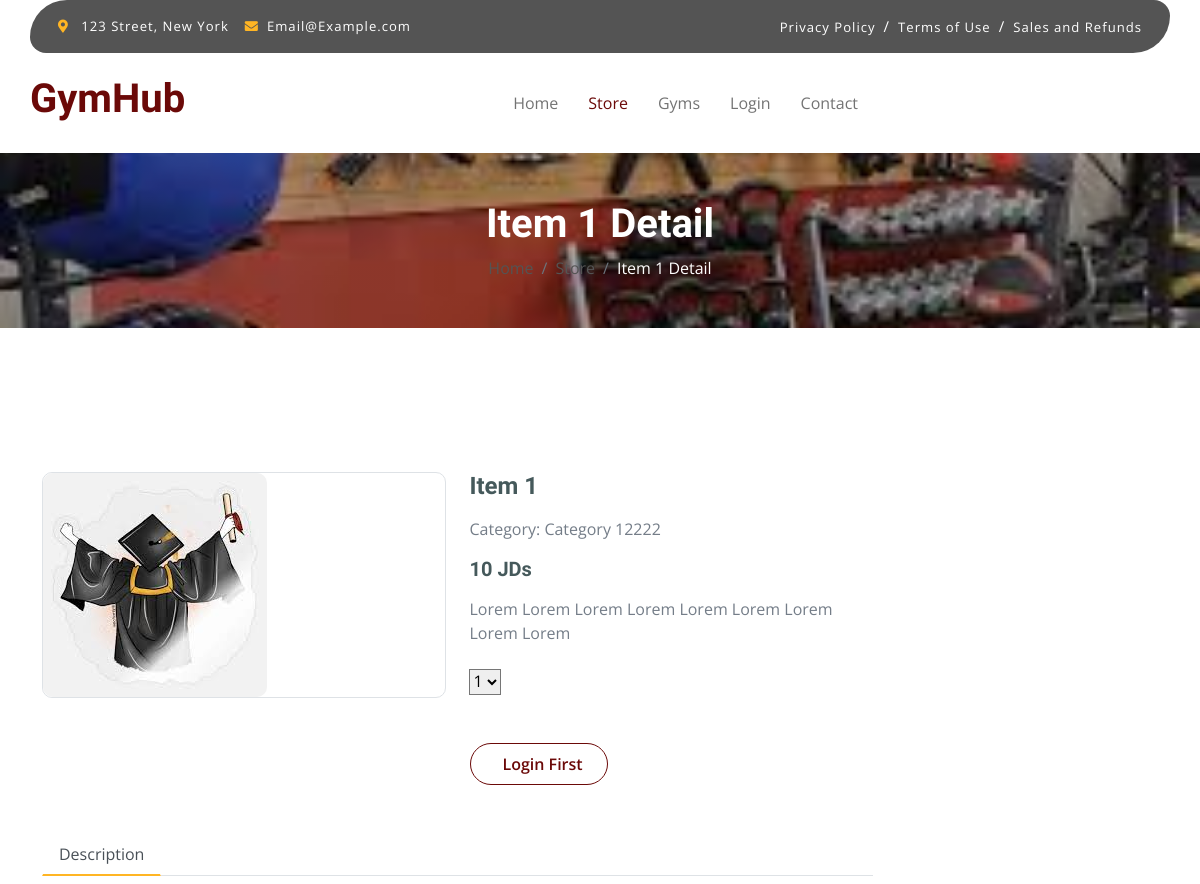
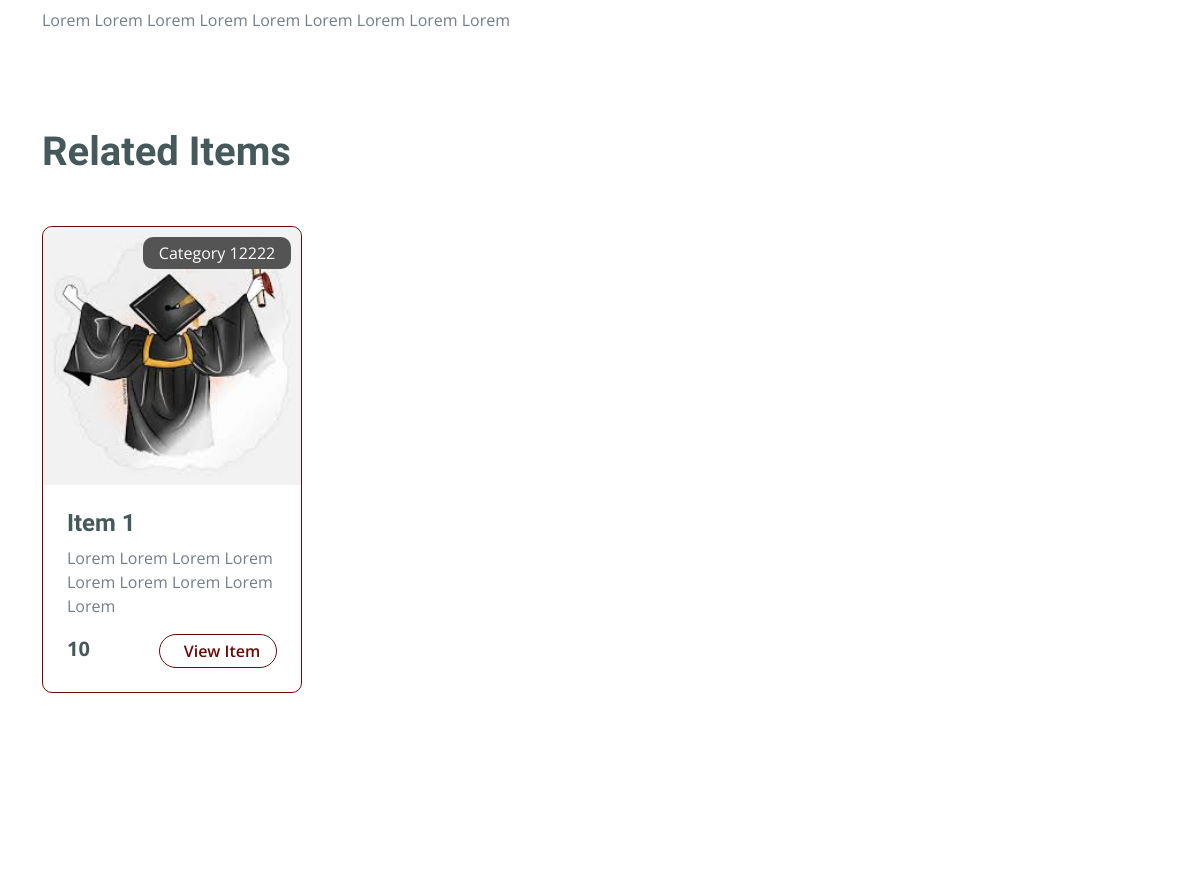
Page /Site/Item.php?item_id=1 (upper part) on the earlier database version (2 pictures, top to bottom).
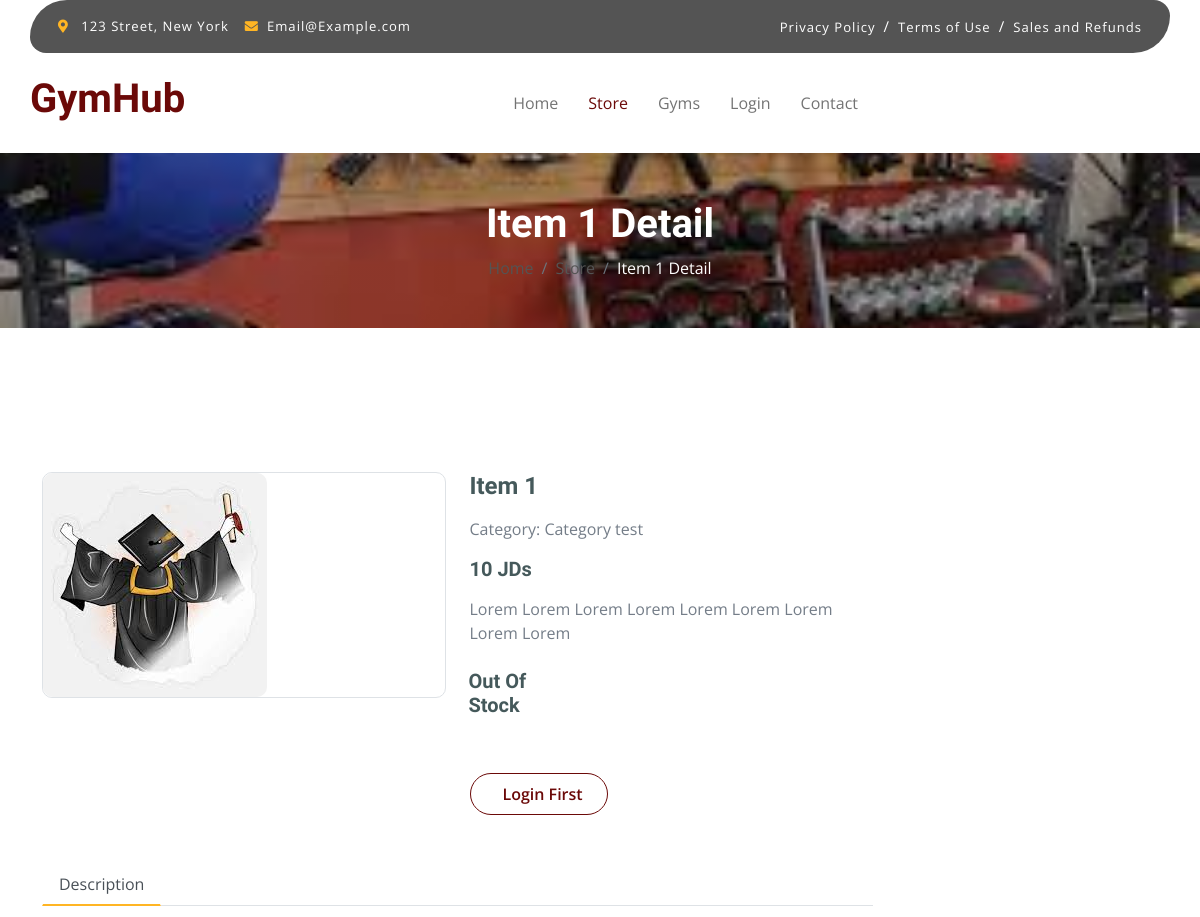
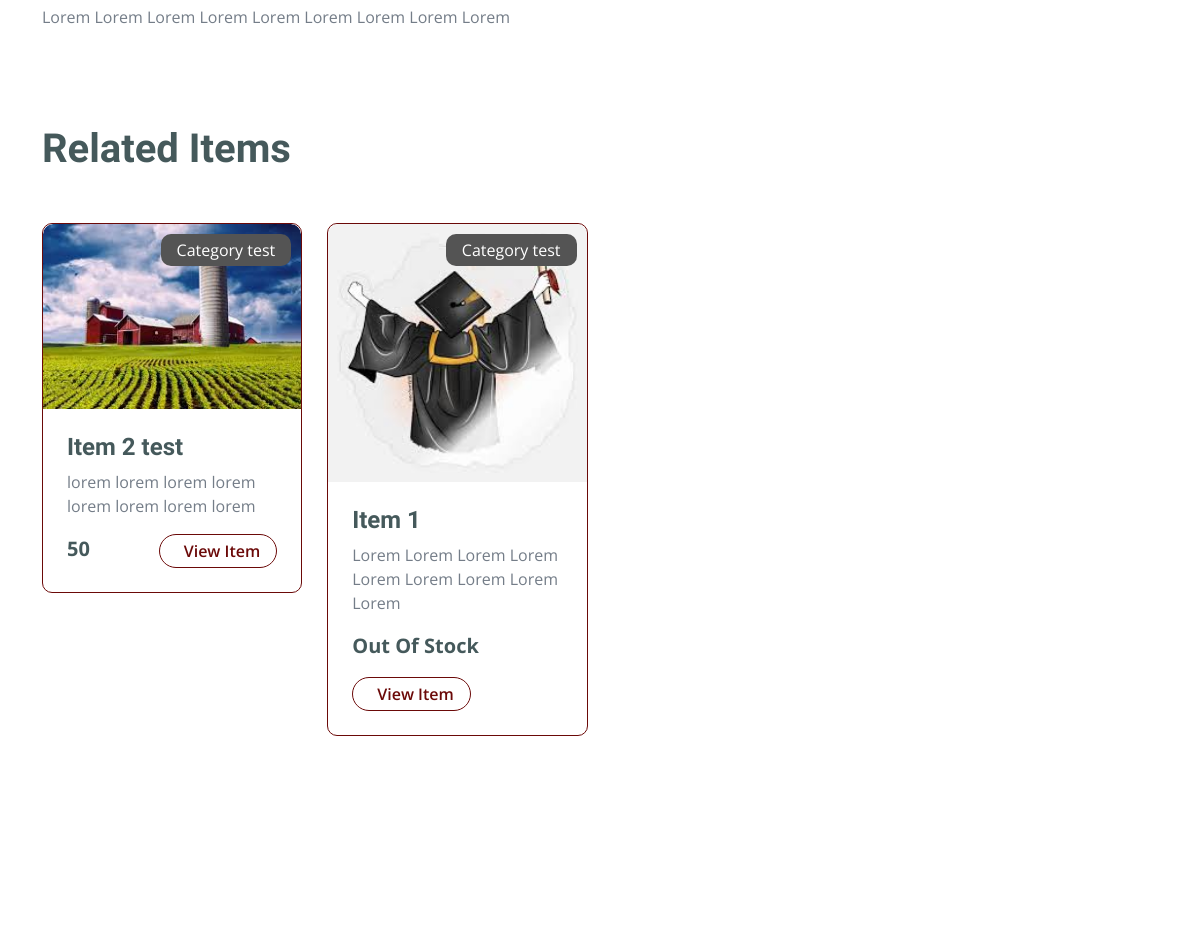
Same page on the later database version (2 pictures, top to bottom).
### tables this page shows
CREATE TABLE `categories` (
  `id` int(11) NOT NULL,
  `image` varchar(191) NOT NULL,
  `name` varchar(191) NOT NULL,
  `active` int(11) NOT NULL DEFAULT 1,
  `created_at` datetime NOT NULL DEFAULT current_timestamp()
);

CREATE TABLE `store_items` (
  `id` int(11) NOT NULL,
  `category_id` int(11) NOT NULL,
  `title` varchar(191) NOT NULL,
  `description` text NOT NULL,
  `image` varchar(191) NOT NULL,
  `quantity` int(11) NOT NULL,
  `price` double NOT NULL,
  `active` int(11) NOT NULL DEFAULT 1,
  `created_at` datetime NOT NULL DEFAULT current_timestamp()
);

### Site/Item.php (the view, shortened to what the changed rows need)
<?php
include "../Connect.php";
$C_ID = $_SESSION['U_Log'];
$item_id = $_GET['item_id'];
$sql2 = mysqli_query($con, "select * from store_items where id='$item_id'");
$row2 = mysqli_fetch_array($sql2);
$category_id = $row2['category_id'];
$title = $row2['title'];
$item_image = $row2['image'];
$quantity = $row2['quantity'];
$price = $row2['price'];
$description = $row2['description'];
$sql3 = mysqli_query($con, "SELECT * from categories WHERE id = '$category_id'");
$row3 = mysqli_fetch_array($sql3);
$category_name = $row3['name'];
?>
<!DOCTYPE html>
<html lang="en">
    <head>
        <link rel="stylesheet" href="https://use.fontawesome.com/releases/v5.15.4/css/all.css"/>
        <link href="https://cdn.jsdelivr.net/npm/bootstrap-icons@1.4.1/font/bootstrap-icons.css" rel="stylesheet">
        <link href="lib/lightbox/css/lightbox.min.css" rel="stylesheet">
        <link href="lib/owlcarousel/assets/owl.carousel.min.css" rel="stylesheet">
        <link href="css/bootstrap.min.css" rel="stylesheet">
        <link href="css/style.css" rel="stylesheet">
    </head>
    <body>
        <div class="container-fluid fixed-top">
            <div class="container px-0">
                <nav class="navbar navbar-light bg-white navbar-expand-xl">
                    <a href="index.php" class="navbar-brand"><h1 class="text-primary display-6">GymHub</h1></a>
                </nav>
            </div>
        </div>
        <div class="container-fluid page-header py-5">
            <h1 class="text-center text-white display-6"><?php echo $title ?> Detail</h1>
            <ol class="breadcrumb justify-content-center mb-0">
                <li class="breadcrumb-item"><a href="./index.php">Home</a></li>
                <li class="breadcrumb-item"><a href="./Store.php">Store</a></li>
                <li class="breadcrumb-item active text-white"><?php echo $title ?> Detail</li>
            </ol>
        </div>
        <div class="container-fluid py-5 mt-5">
            <div class="container py-5">
                <div class="row g-4 mb-5">
                    <div class="col-lg-8 col-xl-9">
                        <div class="row g-4">
                            <div class="col-lg-6">
                                <div class="border rounded">
                                    <a href="#">
                                        <img src="../Admin_Dashboard/<?php echo $item_image ?>" class="img-fluid rounded" alt="Image">
                                    </a>
                                </div>
                            </div>
                            <div class="col-lg-6">
                                <h4 class="fw-bold mb-3"><?php echo $title ?></h4>
                                <p class="mb-3">Category: <?php echo $category_name ?></p>
                                <h5 class="fw-bold mb-3"><?php echo $price ?> JDs</h5>
                                <p class="mb-4"><?php echo $description ?></p>
                                <div class="input-group quantity mb-5" style="width: 100px;">
                                <?php if ($quantity > 0) {?>
                                    <select name="qty" id="item_qty">
                                        <?php for ($i = 1; $i <= $quantity; $i++) {?>
                                            <option value="<?php echo $i ?>"><?php echo $i ?></option>
                                        <?php }?>
                                    </select>
                                    <?php } else {?>
                                        <h5>Out Of Stock</h5>
                                    <?php }?>
                            </div>
                            <?php if ($C_ID) {?>
                                <?php if ($quantity > 0) {?>
                                <button onclick="navigate(event)" id="buy_item-<?php echo $item_id ?>" class="btn border border-secondary rounded-pill px-4 py-2 mb-4 text-primary"><i class=" me-2 text-primary"></i> Add To Cart</button>
                                <?php }?>
                                <?php } else {?>
                                    <a href="../Client_Login.php" id="buy_item" class="btn border border-secondary rounded-pill px-4 py-2 mb-4 text-primary"><i class=" me-2 text-primary"></i> Login First</a>
                                <?php }?>
                            </div>
                            <div class="col-lg-12">
                                <div class="tab-content mb-5">
                                    <div class="tab-pane active" id="nav-about" role="tabpanel" aria-labelledby="nav-about-tab">
                                        <p><?php echo $description ?></p>
                                    </div>
                                </div>
                            </div>
                        </div>
                    </div>
                </div>
                <h1 class="fw-bold mb-0">Related Items</h1>
                <div class="vesitable">
                    <div class="owl-carousel vegetable-carousel justify-content-center">
                    <?php
$sql1 = mysqli_query($con, "SELECT * from store_items WHERE category_id = '$category_id' ORDER BY id DESC");
while ($row1 = mysqli_fetch_array($sql1)) {
    $item_id = $row1['id'];
    $category_id = $row1['category_id'];
    $title = $row1['title'];
    $item_image = $row1['image'];
    $quantity = $row1['quantity'];
    $price = $row1['price'];
    $description = $row1['description'];
    $sql2 = mysqli_query($con, "SELECT * from categories WHERE id = '$category_id'");
    $row2 = mysqli_fetch_array($sql2);
    $category_name = $row2['name'];
    ?>
                        <div class="border border-primary rounded position-relative vesitable-item">
                            <div class="vesitable-img">
                                <img src="../Admin_Dashboard/<?php echo $item_image ?>" class="img-fluid w-100 rounded-top" alt="">
                            </div>
                            <div class="text-white bg-primary px-3 py-1 rounded position-absolute" style="top: 10px; right: 10px;"><?php echo $category_name ?></div>
                            <div class="p-4 pb-0 rounded-bottom">
                                <h4><?php echo $title ?></h4>
                                <p><?php echo $description ?></p>
                                <div class="d-flex justify-content-between flex-lg-wrap">
                                    <p class="text-dark fs-5 fw-bold"><?php
    if ($quantity > 0) {
        echo $price;
    } else {
        echo "Out Of Stock";
    }
    ?></p>
                                    <a href="./Item.php?item_id=<?php echo $item_id ?>" class="btn border border-secondary rounded-pill px-3 py-1 mb-4 text-primary"><i class=" me-2 text-primary"></i> View Item</a>
                                </div>
                            </div>
                        </div>
                        <?php
}?>
                    </div>
                </div>
            </div>
        </div>
    </body>
</html>

Differences in the rows shown:
changed store_items "Item 1": category.name "Category 12222" → "Category test"; price "10" → (not shown); now shows "Out Of Stock"
changed categories: name "Category 12222" → "Category test"
added store_items: image (picture), category.name "Category test", title "Item 2 test", description "lorem lorem lorem lorem lorem lorem lorem lorem", price "50"
Other differences:
form field qty: "1" → (not shown)
text now shown: "Out Of Stock"
